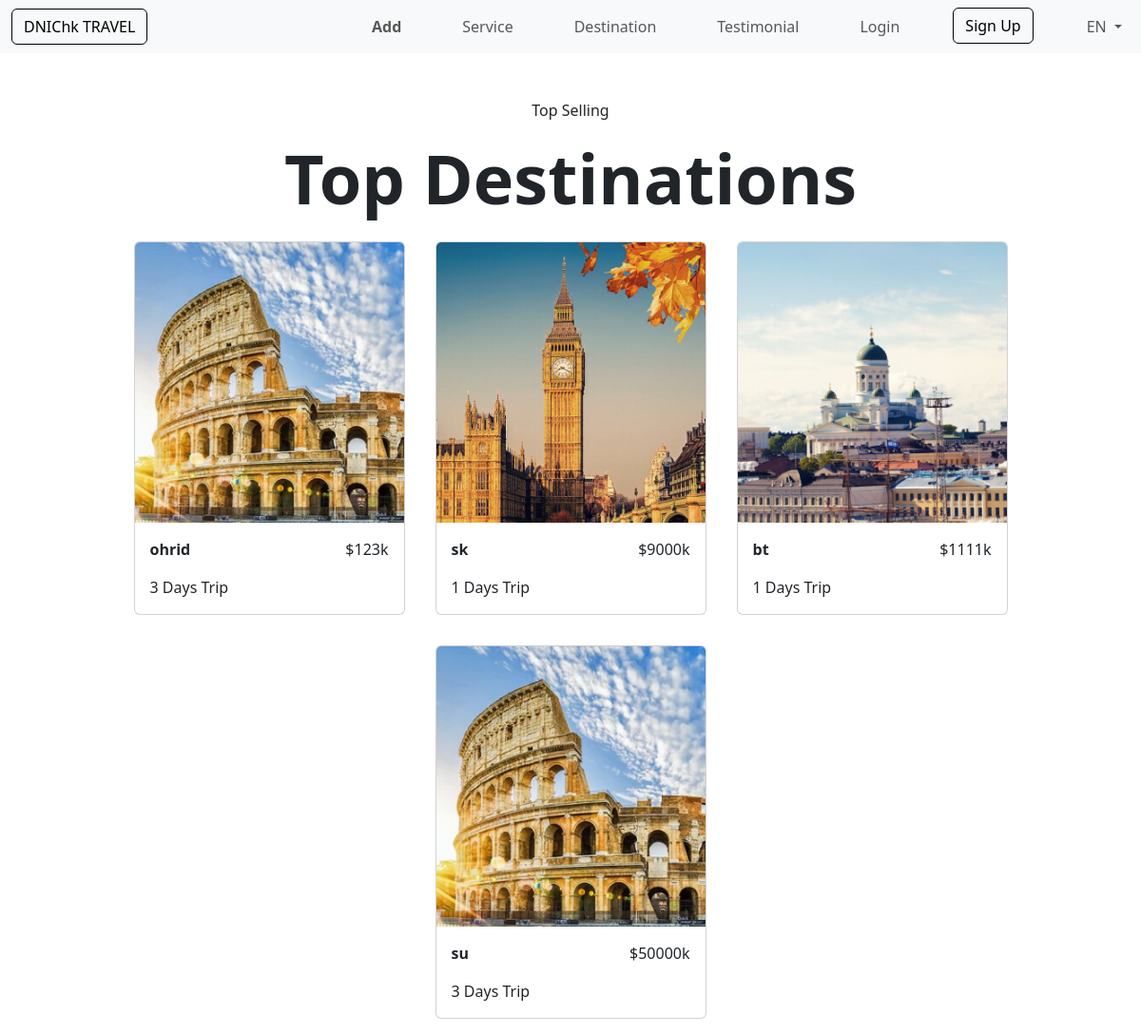
The app's page /index/ with its own data.
### app2/models.py (models this page shows, shortened)
class Travel(models.Model):
    destination = models.CharField(max_length=50)
    price = models.IntegerField()
    duration = models.IntegerField()
    image = models.ImageField(upload_to="images/")
    guide = models.ForeignKey(TouristGuide, on_delete=models.CASCADE)

### app2/views.py (the view)
# urls.py: path('index/', app2_views.index, name='index'),
def index(request):
    travels = Travel.objects.all()
    context = {"travels" : travels}
    return render(request, 'index.html', context)

### templates/index.html (shortened to what this page needs)
{% load static %}
<!DOCTYPE html>
<html lang="en">
<head>
    <link rel="stylesheet" href="{% static 'bootstrap.css' %}">
</head>
<body>
<div class="container-fluid mb-5">
    <div class="row">
        <nav class="navbar navbar-expand-lg bg-body-tertiary">
            <div class="container-fluid">
                <button class="btn btn-light" style="border: 1px solid black" href="#">DNIChk TRAVEL</button>
                <div class="collapse navbar-collapse d-flex justify-content-end" id="navbarNav">
                    <ul class="navbar-nav">
                        <li class="nav-item me-5">
                            <a class="nav-link fw-bold" href="{% url 'add' %}">Add</a>
                        </li>
                        <li class="nav-item me-5">
                            <a class="nav-link" href="#">Service</a>
                        </li>
                        <li class="nav-item me-5">
                            <a class="nav-link" href="#">Destination</a>
                        </li>
                        <li class="nav-item me-5">
                            <a class="nav-link" href="#">Testimonial</a>
                        </li>
                        <li class="nav-item me-5">
                            <a class="nav-link" href="#">Login</a>
                        </li>
                        <li class="nav-item me-5">
                            <button class="btn btn-light" style="border: 1px solid black" href="#">Sign Up</button>
                        </li>
                        <li class="nav-item dropdown">
                            <a class="nav-link dropdown-toggle" href="#" role="button" data-bs-toggle="dropdown"
                               aria-expanded="false">
                                EN
                            </a>
                        </li>
                    </ul>
                </div>
            </div>
        </nav>
    </div>
</div>
<div class="container-fluid">
    <div class="col text-center">
        <p>Top Selling</p>
        <h2 class="display-2 fw-bold">Top Destinations</h2>
    </div>
    <div class="container">
        <div class="row d-flex justify-content-center">
            {% for travel in travels %}
            <div class="card col-3 m-3 p-0">
                <img src="{{ travel.image.url }}" class="card-img-top">
                <div class="card-body">
                    <div class="d-flex justify-content-between">
                        <p class="fw-bold">{{ travel.destination }}</p>
                        <p>${{ travel.price }}k</p>
                    </div>
                    <p class="card-text">{{ travel.duration }} Days Trip</p>
                </div>
            </div>
            {% endfor %}
        </div>
    </div>
</div>
</body>
</html>

### records on screen
Travel: image (picture), destination "ohrid", price "123", duration "3"
Travel: image (picture), destination "sk", price "9000", duration "1"
Travel: image (picture), destination "bt", price "1111", duration "1"
Travel: image (picture), destination "su", price "50000", duration "3"
